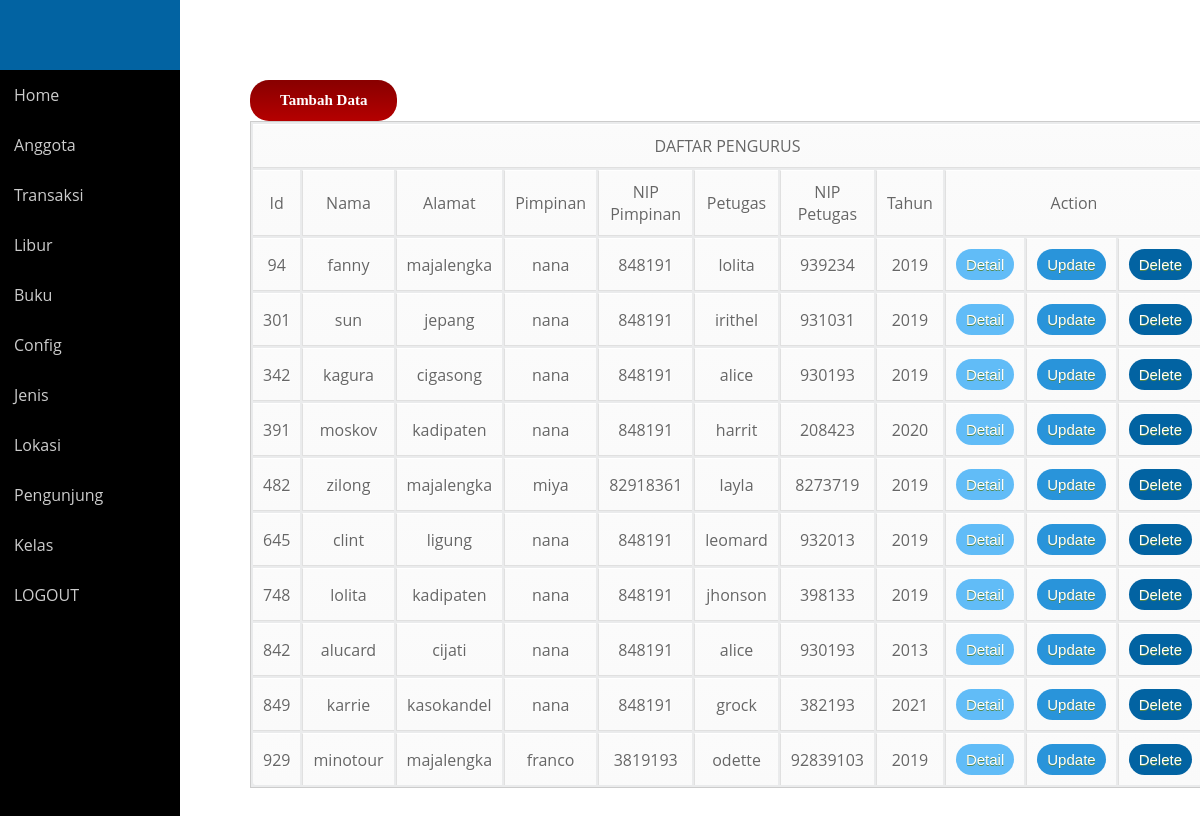
The app's page /perpus/config.php (signed in) with its own data.
### tables this page shows
CREATE TABLE IF NOT EXISTS `config` (
`id` int(5) NOT NULL,
  `nama` varchar(255) NOT NULL,
  `alamat` varchar(100) NOT NULL,
  `pimpinan` varchar(100) NOT NULL,
  `pimpinan_nip` varchar(100) NOT NULL,
  `petugas` varchar(100) NOT NULL,
  `petugas_nip` varchar(100) NOT NULL,
  `tahun` varchar(100) NOT NULL
);

### perpus/config.php (the view, shortened to what this page needs)
<!DOCTYPE html>
<html>
<head>
	<link rel="stylesheet" type="text/css" href="style2.css">
</head>
<body>
	<nav>
	</nav>
	<div class="sidebar">
		<ul>
		<li><a href="index.php">Home</a></li>
      <li><a href="anggota.php">Anggota</a></li>
      <li><a href="Transaksi.php">Transaksi</a></li>
      <li><a href="libur.php">Libur</a></li>
      <li><a href="buku.php">Buku</a></li>
      <li><a href="config.php">Config</a></li>
      <li><a href="jenis.php">Jenis</a></li>
      <li><a href="lokasi.php">Lokasi</a></li>
      <li><a href="pengunjung.php">Pengunjung</a></li>
      <li><a href="kelas.php">Kelas</a></li>
      <li><a href="logout.php">LOGOUT</a></li>
		</ul>
	</div>
             <div class="right">
    <div class="isimain">
    <a href="tambah_config.php" class="tdata">Tambah Data</a>
      <?php
    $link = koneksi_db();
        $sql = "SELECT * FROM config";
        $res = mysqli_query($link,$sql);
        $banyakrecord = mysqli_num_rows($res);
        if($banyakrecord > 0){
          ?>
            <table class="tb1">
              <tr>
                <td colspan="15">
                  DAFTAR PENGURUS
                </td>
              </tr>
              <tr>
                <td>Id</td>
                <td>Nama </td>
                <td>Alamat </td>
                <td>Pimpinan</td>
                <td>NIP Pimpinan</td>
                <td>Petugas</td>
                <td>NIP Petugas </td>
                <td>Tahun</td>
                <td colspan="7">Action</td>
              </tr>
              <?php
              while($data=mysqli_fetch_array($res)){
              ?>
              <tr>
                <td>
                  <?php echo $data['id'];?>
                </td>
                <td>
                  <?php echo $data['nama'];?>
                </td>
                <td>
                  <?php echo $data['alamat'];?>
                </td>
                <td>
                  <?php echo $data['pimpinan'];?>
                </td>
                <td>
                  <?php echo $data['pimpinan_nip'];?>
                </td>
                <td>
                  <?php echo $data['petugas'];?>
                </td>
                <td>
                  <?php echo $data['petugas_nip'];?>
                </td>
                <td>
                  <?php echo $data['tahun'];?>
                </td>
              <td width="70px">
                  <a href="detail_config.php?id=<?=$data["id"]?>" class="myButton">Detail</a>
                </td>
                <td width="70px">
                   <a href="update_config.php?id=<?=$data["id"]?>" class="update">Update</a>
                </td>
                <td width="70px">
                    <a href="delete_config.php?id=<?=$data["id"]?>" onclick="return confirm('Apakah anda yakin ingin menghapus data ini?')" class="delete">Delete</a>
                </td>
              </tr>
              <?php
            }
            ?>
          </table>
          <?php
        }
          ?>
      </div>
    </div>
  </body>
</html>

### perpus/style2.css (style rules this page uses)
body { font-family: 'Open Sans', sans-serif; }
* { margin: 0; padding: 0; font-family: 'Open Sans', sans-serif; }
nav { width: 15%; height: 70px; background: #0263a2; position: fixed; z-index: 999; }
a { text-decoration: none; }
.sidebar { width: 15%; background: #000; position: fixed; height: 500%; padding-top: 70px; overflow: hidden; float: left; }
.sidebar ul li { list-style: none; }
.sidebar ul li a { padding: 14px; width: 50%; color: #ccc; display: block; transition: 0.4s; }
.isimain { padding: 80px 10px 30px 250px; }
.myButton { background-color:#61bcf7; -moz-border-radius:8px; -webkit-border-radius:28px; border-radius:28px; border:0px solid #000000; display:inline-block; cursor:pointer; color:#ffffff; font-family:Arial; font-size:15px; padding:7px 10px; text-decoration:none; text-shadow:0px 1px 0px #558a4d; }
.update { background-color: #2994da; -moz-border-radius:8px; -webkit-border-radius:28px; border-radius:28px; border:0px solid #000000; display:inline-block; cursor:pointer; color:white; font-family:Arial; font-size:15px; padding:7px 10px; text-decoration:none; text-shadow:0px 1px 0px #558a4d; }
.delete { background-color: #0263a2; -moz-border-radius:8px; -webkit-border-radius:28px; border-radius:28px; border:0px solid #000000; display:inline-block; cursor:pointer; color:#ffffff; font-family:Arial; font-size:15px; padding:7px 10px; text-decoration:none; text-shadow:0px 1px 0px #558a4d; }
.tdata { background:-webkit-gradient(linear, left top, left bottom, color-stop(0.05, #8a0000), color-stop(1, #b50000)); background:-moz-linear-gradient(top, #8a0000 5%, #b50000 100%); background:-webkit-linear-gradient(top, #8a0000 5%, #b50000 100%); background:-o-linear-gradient(top, #8a0000 5%, #b50000 100%); background:-ms-linear-gradient(top, #8a0000 5%, #b50000 100%); background:linear-gradient(to bottom, #8a0000 5%, #b50000 100%); filter:progid:DXImageTransform.Microsoft.gradient(startColorstr='#8a0000', endColorstr='#b50000',GradientType=0); background-color:#8a0000; -moz-border-radius:19px; -webkit-border-radius:19px; border-radius:19px; display:inline-block; cursor:pointer; color:#ffffff; font-family:Trebuchet MS; font-size:15px; font-weight:bold; padding:12px 30px; text-decoration:none; }
.tb1 { font-family: Arial, Helvetica, sans-serif; color: #666; text-shadow: 1px 1px 0px #fff; background: #eaebec; border : #ccc 1px solid; text-align: center; width: 100%; }
.tb1 tr { text-align: center; padding-left: 10px; }
.tb1 td:first-child { text-align: center; padding-left: 10px; border-left: 0; }
.tb1 td { padding: 10px; border-top: 1px solid #ffffff; border-bottom: 1px solid #e0e0e0; border-left: 1px solid #e0e0e0; background: #fafafa; background: -webkit-gradient(linear, left top, left bottom, from(#fbfbfb), to(#fafafa)); background: -moz-linear-gradient(top, #fbfbfb, #fafafa); }
.tb1 tr:last-child td { border-bottom: 0; }
.tb1 tr:last-child td:first-child { -moz-border-radius-bottomleft: 3px; -webkit-border-bottom-left-radius: 3px; border-bottom-left-radius: 3px; }
.tb1 tr:last-child td:last-child { -moz-border-radius-bottomright: 3px; -webkit-border-bottom-right-radius: 3px; border-bottom-right-radius: 3px; }

### records on screen
config: id "94", nama "fanny", alamat "majalengka", pimpinan "nana", pimpinan_nip "848191", petugas "lolita", petugas_nip "939234", tahun "2019"
config: id "301", nama "sun", alamat "jepang", pimpinan "nana", pimpinan_nip "848191", petugas "irithel", petugas_nip "931031", tahun "2019"
config: id "342", nama "kagura", alamat "cigasong", pimpinan "nana", pimpinan_nip "848191", petugas "alice", petugas_nip "930193", tahun "2019"
config: id "391", nama "moskov", alamat "kadipaten", pimpinan "nana", pimpinan_nip "848191", petugas "harrit", petugas_nip "208423", tahun "2020"
config: id "482", nama "zilong", alamat "majalengka", pimpinan "miya", pimpinan_nip "82918361", petugas "layla", petugas_nip "8273719", tahun "2019"
config: id "645", nama "clint", alamat "ligung", pimpinan "nana", pimpinan_nip "848191", petugas "leomard", petugas_nip "932013", tahun "2019"
config: id "748", nama "lolita", alamat "kadipaten", pimpinan "nana", pimpinan_nip "848191", petugas "jhonson", petugas_nip "398133", tahun "2019"
config: id "842", nama "alucard", alamat "cijati", pimpinan "nana", pimpinan_nip "848191", petugas "alice", petugas_nip "930193", tahun "2013"
config: id "849", nama "karrie", alamat "kasokandel", pimpinan "nana", pimpinan_nip "848191", petugas "grock", petugas_nip "382193", tahun "2021"
config: id "929", nama "minotour", alamat "majalengka", pimpinan "franco", pimpinan_nip "3819193", petugas "odette", petugas_nip "92839103", tahun "2019"
